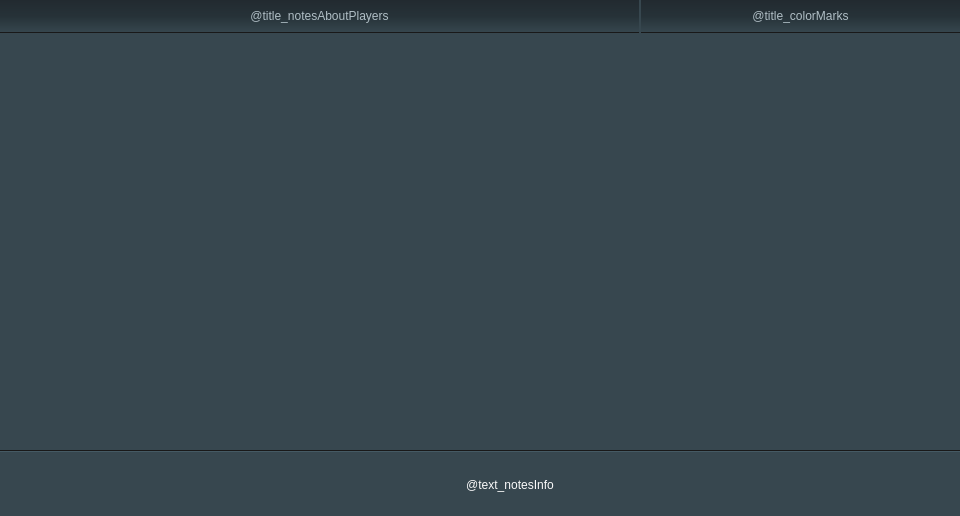
<?xml version="1.0" encoding="UTF-8"?>
<ui version="4.0">
 <class>NotesPageView</class>
 <widget class="QWidget" name="NotesPageView">
  <property name="geometry">
   <rect>
    <x>0</x>
    <y>0</y>
    <width>960</width>
    <height>516</height>
   </rect>
  </property>
  <property name="minimumSize">
   <size>
    <width>960</width>
    <height>516</height>
   </size>
  </property>
  <property name="maximumSize">
   <size>
    <width>960</width>
    <height>516</height>
   </size>
  </property>
  <property name="windowTitle">
   <string>NotesPageView</string>
  </property>
  <property name="styleSheet">
   <string notr="true">.QFrame {
    background-color: #37474f;
border-top: none;
}
QLabel {
	background-color: qlineargradient(spread:pad, x1:0, y1:1, x2:0, y2:0, stop:0 rgba(55, 71, 79, 255), stop:0.5 rgba(38, 50, 56, 255), stop:1 rgba(34, 42, 48, 255));
    border: none;
    border-bottom: 1px solid #191919;
    color: #b0bec5;
    font: 600 16px &quot;Open Sans&quot;;
}

EntityWidget  {
  background-color: #37474f;
  border: none;
}
</string>
  </property>
  <widget class="QWidget" name="content" native="true">
   <property name="geometry">
    <rect>
     <x>0</x>
     <y>0</y>
     <width>960</width>
     <height>451</height>
    </rect>
   </property>
   <property name="minimumSize">
    <size>
     <width>960</width>
     <height>451</height>
    </size>
   </property>
   <property name="maximumSize">
    <size>
     <width>960</width>
     <height>451</height>
    </size>
   </property>
   <property name="styleSheet">
    <string notr="true">.QWidget {
    background-color: #37474f;
    border-top: none;
    border-bottom: 1px solid #191919;
}</string>
   </property>
   <layout class="QHBoxLayout" name="horizontalLayout_4" stretch="0,0">
    <property name="spacing">
     <number>0</number>
    </property>
    <property name="leftMargin">
     <number>0</number>
    </property>
    <property name="topMargin">
     <number>0</number>
    </property>
    <property name="rightMargin">
     <number>0</number>
    </property>
    <property name="bottomMargin">
     <number>0</number>
    </property>
    <item alignment="Qt::AlignLeft">
     <widget class="EntityWidget" name="subpage_notesAboutPlayers" native="true">
      <property name="minimumSize">
       <size>
        <width>640</width>
        <height>225</height>
       </size>
      </property>
      <property name="maximumSize">
       <size>
        <width>640</width>
        <height>16777215</height>
       </size>
      </property>
      <property name="styleSheet">
       <string notr="true">EntityWidget {
    border: 1px solid #191919;
    border-left: none;
    border-top: 1px solid #455a64;
    border-top-right-radius: 1px 0px;
}</string>
      </property>
      <layout class="QGridLayout" name="gridLayout_2">
       <property name="leftMargin">
        <number>0</number>
       </property>
       <property name="topMargin">
        <number>0</number>
       </property>
       <property name="rightMargin">
        <number>1</number>
       </property>
       <property name="bottomMargin">
        <number>0</number>
       </property>
       <property name="spacing">
        <number>0</number>
       </property>
       <item row="1" column="1" rowspan="2">
        <widget class="NotesListEditor" name="notesListEdit" native="true">
         <property name="minimumSize">
          <size>
           <width>320</width>
           <height>106</height>
          </size>
         </property>
         <property name="maximumSize">
          <size>
           <width>320</width>
           <height>16777215</height>
          </size>
         </property>
         <property name="styleSheet">
          <string notr="true">#notesListEdit {
    border-right: none;
    border-top: none;
}</string>
         </property>
        </widget>
       </item>
       <item row="0" column="0" colspan="3">
        <widget class="QLabel" name="title_notesAboutPlayers">
         <property name="minimumSize">
          <size>
           <width>0</width>
           <height>33</height>
          </size>
         </property>
         <property name="maximumSize">
          <size>
           <width>16777215</width>
           <height>33</height>
          </size>
         </property>
         <property name="styleSheet">
          <string notr="true">QLabel {
border-top: none;
/*border-right: 1px solid #191919;
*/
}</string>
         </property>
         <property name="text">
          <string>@title_notesAboutPlayers</string>
         </property>
         <property name="alignment">
          <set>Qt::AlignCenter</set>
         </property>
        </widget>
       </item>
       <item row="1" column="0" rowspan="2">
        <widget class="NotesList" name="notesList" native="true">
         <property name="minimumSize">
          <size>
           <width>320</width>
           <height>100</height>
          </size>
         </property>
         <property name="maximumSize">
          <size>
           <width>480</width>
           <height>16777215</height>
          </size>
         </property>
        </widget>
       </item>
      </layout>
     </widget>
    </item>
    <item alignment="Qt::AlignRight">
     <widget class="EntityWidget" name="subpage_colorMarks" native="true">
      <property name="minimumSize">
       <size>
        <width>320</width>
        <height>225</height>
       </size>
      </property>
      <property name="maximumSize">
       <size>
        <width>640</width>
        <height>16777215</height>
       </size>
      </property>
      <property name="styleSheet">
       <string notr="true">EntityWidget {
    border: 1px solid #455a64;
    border-right: none;
    border-bottom: 1px solid #191919;
    border-bottom-left-radius: 0px 1px;
}</string>
      </property>
      <layout class="QVBoxLayout" name="verticalLayout_3" stretch="0,1">
       <property name="spacing">
        <number>0</number>
       </property>
       <property name="leftMargin">
        <number>1</number>
       </property>
       <property name="topMargin">
        <number>0</number>
       </property>
       <property name="rightMargin">
        <number>0</number>
       </property>
       <property name="bottomMargin">
        <number>0</number>
       </property>
       <item alignment="Qt::AlignTop">
        <widget class="QLabel" name="title_colorMarks">
         <property name="minimumSize">
          <size>
           <width>0</width>
           <height>33</height>
          </size>
         </property>
         <property name="maximumSize">
          <size>
           <width>16777215</width>
           <height>33</height>
          </size>
         </property>
         <property name="styleSheet">
          <string notr="true">border-top: none;</string>
         </property>
         <property name="text">
          <string>@title_colorMarks</string>
         </property>
         <property name="alignment">
          <set>Qt::AlignCenter</set>
         </property>
        </widget>
       </item>
       <item>
        <widget class="MarkersList" name="markers" native="true">
         <property name="minimumSize">
          <size>
           <width>320</width>
           <height>0</height>
          </size>
         </property>
         <property name="maximumSize">
          <size>
           <width>480</width>
           <height>16777215</height>
          </size>
         </property>
         <property name="palette">
          <palette>
           <active>
            <colorrole role="Button">
             <brush brushstyle="SolidPattern">
              <color alpha="255">
               <red>55</red>
               <green>71</green>
               <blue>79</blue>
              </color>
             </brush>
            </colorrole>
            <colorrole role="Base">
             <brush brushstyle="SolidPattern">
              <color alpha="255">
               <red>55</red>
               <green>71</green>
               <blue>79</blue>
              </color>
             </brush>
            </colorrole>
            <colorrole role="Window">
             <brush brushstyle="SolidPattern">
              <color alpha="255">
               <red>55</red>
               <green>71</green>
               <blue>79</blue>
              </color>
             </brush>
            </colorrole>
           </active>
           <inactive>
            <colorrole role="Button">
             <brush brushstyle="SolidPattern">
              <color alpha="255">
               <red>55</red>
               <green>71</green>
               <blue>79</blue>
              </color>
             </brush>
            </colorrole>
            <colorrole role="Base">
             <brush brushstyle="SolidPattern">
              <color alpha="255">
               <red>55</red>
               <green>71</green>
               <blue>79</blue>
              </color>
             </brush>
            </colorrole>
            <colorrole role="Window">
             <brush brushstyle="SolidPattern">
              <color alpha="255">
               <red>55</red>
               <green>71</green>
               <blue>79</blue>
              </color>
             </brush>
            </colorrole>
           </inactive>
           <disabled>
            <colorrole role="Button">
             <brush brushstyle="SolidPattern">
              <color alpha="255">
               <red>55</red>
               <green>71</green>
               <blue>79</blue>
              </color>
             </brush>
            </colorrole>
            <colorrole role="Base">
             <brush brushstyle="SolidPattern">
              <color alpha="255">
               <red>55</red>
               <green>71</green>
               <blue>79</blue>
              </color>
             </brush>
            </colorrole>
            <colorrole role="Window">
             <brush brushstyle="SolidPattern">
              <color alpha="255">
               <red>55</red>
               <green>71</green>
               <blue>79</blue>
              </color>
             </brush>
            </colorrole>
           </disabled>
          </palette>
         </property>
        </widget>
       </item>
      </layout>
     </widget>
    </item>
   </layout>
  </widget>
  <widget class="QLabel" name="footer">
   <property name="geometry">
    <rect>
     <x>0</x>
     <y>451</y>
     <width>960</width>
     <height>66</height>
    </rect>
   </property>
   <property name="minimumSize">
    <size>
     <width>960</width>
     <height>66</height>
    </size>
   </property>
   <property name="maximumSize">
    <size>
     <width>960</width>
     <height>66</height>
    </size>
   </property>
   <property name="styleSheet">
    <string notr="true">QLabel {
    background-color: #37474f;
    border: none;
    border-top: 1px solid #455a64;
    font: 13px &quot;Open Sans Semibold&quot;;
    color: #fafafa;
    padding: 10px 150px 10px 210px;
}</string>
   </property>
   <property name="text">
    <string>@text_notesInfo</string>
   </property>
   <property name="alignment">
    <set>Qt::AlignCenter</set>
   </property>
   <property name="wordWrap">
    <bool>true</bool>
   </property>
  </widget>
 </widget>
 <layoutdefault spacing="6" margin="11"/>
 <customwidgets>
  <customwidget>
   <class>EntityWidget</class>
   <extends>QWidget</extends>
   <header>plugins.h</header>
   <container>1</container>
  </customwidget>
  <customwidget>
   <class>NotesList</class>
   <extends>QWidget</extends>
   <header>noteslist.h</header>
   <container>1</container>
  </customwidget>
  <customwidget>
   <class>NotesListEditor</class>
   <extends>QWidget</extends>
   <header>noteslisteditor.h</header>
   <container>1</container>
  </customwidget>
  <customwidget>
   <class>MarkersList</class>
   <extends>QWidget</extends>
   <header>markerslist.h</header>
   <container>1</container>
  </customwidget>
 </customwidgets>
 <resources/>
 <connections/>
 <slots>
  <slot>showNoteEditor(bool)</slot>
 </slots>
</ui>
